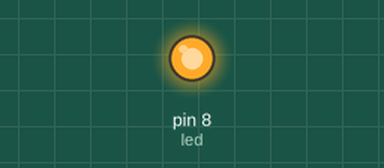
Simulated run of this sketch. Board: Arduino Uno, built with avr-gcc and run on an emulated ATmega328P. Parts: output pins drawn as LEDs (lit = HIGH).

Above: at 0.5 s.
At 6.6 s:
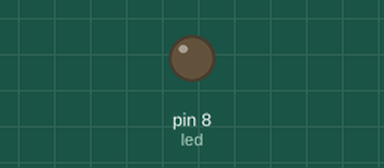
Timing chart, 0 to 8.3 s (numbered marks = the images above):
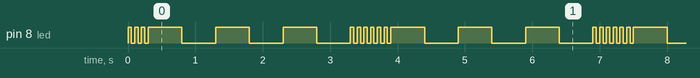

Measured:
- by itself, pin 8 (led): repeats every 3.6 s: 2 × (LOW 0.05 s, HIGH 0.05 s), LOW 0.05 s, 3 × (HIGH 0.50 s, LOW 0.50 s), 3 × (HIGH 0.05 s, LOW 0.05 s), HIGH 0.05 s
- by itself, everything shown: repeats every 3.6 s, in 18 steps

The sketch:

Delay.ino
```cpp
//
int led = 8;


void setup() {
    // put your setup code here, to run once:
pinMode (led,OUTPUT);
}

void loop() {
  // put your main code here, to run repeatedly:
digitalWrite (led,HIGH);
delay(50);
digitalWrite(led,LOW);
delay(50);
digitalWrite (led,HIGH);
delay(50);
digitalWrite(led,LOW);
delay(50);
digitalWrite (led,HIGH);
delay(50);
digitalWrite(led,LOW);
delay(50);

digitalWrite (led,HIGH);
delay(500);
digitalWrite(led,LOW);
delay(500);
digitalWrite (led,HIGH);
delay(500);
digitalWrite(led,LOW);
delay(500);
digitalWrite (led,HIGH);
delay(500);
digitalWrite(led,LOW);
delay(500);

digitalWrite (led,HIGH);
delay(50);
digitalWrite(led,LOW);
delay(50);
digitalWrite (led,HIGH);
delay(50);
digitalWrite(led,LOW);
delay(50);
digitalWrite (led,HIGH);
delay(50);
digitalWrite(led,LOW);
delay(50);
}
```
